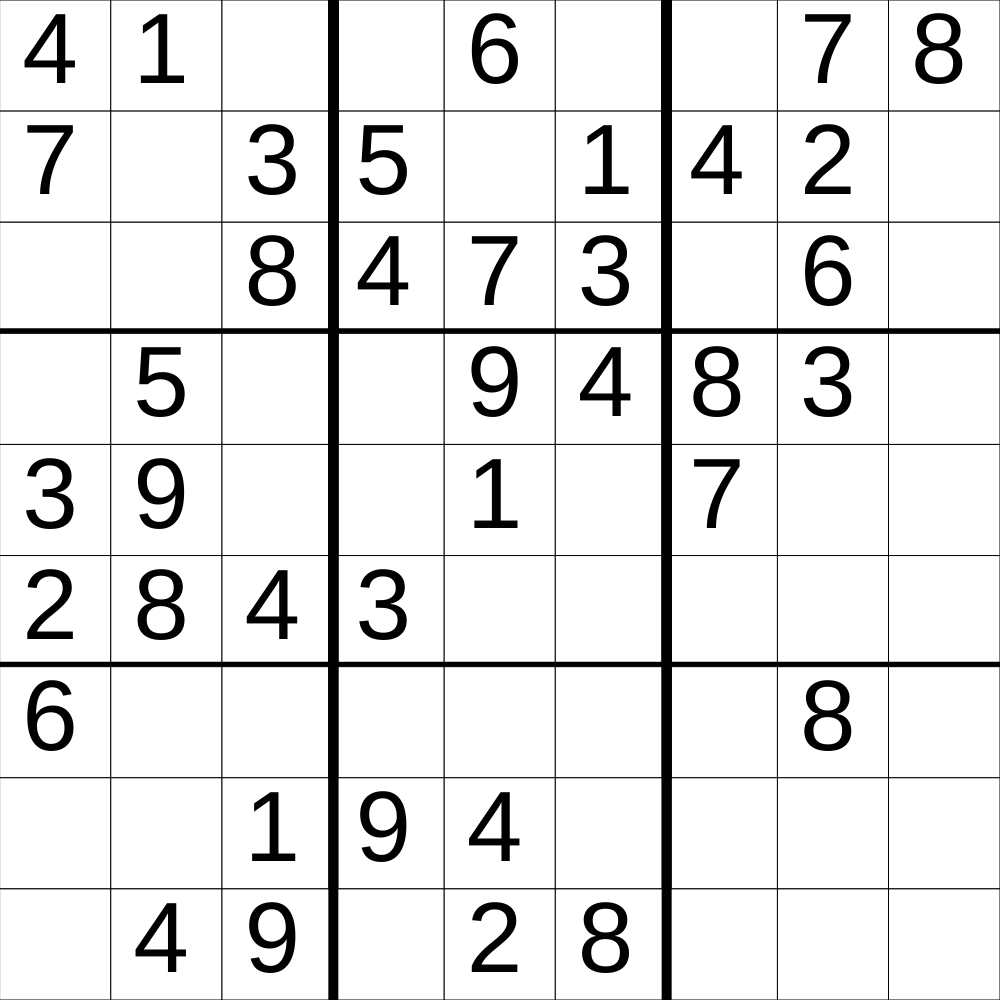
Frame 1 (no input)
Frame 60 (no input): identical to frame 1, image omitted
Frame 120 (the mouse pressed at the canvas centre since frame 60): identical to frame 1, image omitted

The p5.js sketch that drew this single still picture (run headless with seeded random() and noise() and a simulated clock; from frame 60 on, the mouse is pressed at the canvas centre):

// p5.js sketch
// ── sketch.js
// Project Title

let cellSideLength;
let ROWS = 9;
let COLS = 9;
let grid = [[4,1,0,0,6,0,0,7,8],
[7,0,3,5,0,1,4,2,0],
[0,0,8,4,7,3,0,6,0],
[0,5,0,0,9,4,8,3,0],
[3,9,0,0,1,0,7,0,0],
[2,8,4,3,0,0,0,0,0],
[6,0,0,0,0,0,0,8,0],
[0,0,1,9,4,0,0,0,0],
[0,4,9,0,2,8,0,0,0]];
//createGrid(ROWS,COLS);
let canvasSide;
let selectedGrid;
let lastgrid = [-1,-1];
let ischosen = false;
let inputNumber;
let numberSet = [1,2,3,4,5,6,7,8,9,10];
let isKeyInsert = false;
let keyEntered;
let rowNumbers;
let testSet = new Set([1,2,3,4,5]);
let foundRepeat;
let colNumbers;
let verRepeat = false;
let horRepeat = false;
let squareNumber;
let sqrRepeat = false;
let puzzleNumber;


function setup() {
  if (windowWidth > windowHeight){
    createCanvas(windowHeight, windowHeight);
    cellSideLength = windowHeight/9;
    canvasSide = windowHeight;
  }
  if (windowHeight > windowWidth){
    createCanvas(windowWidth, windowWidth);
    cellSideLength = windowWidth/9;
    canvasSide = windowWidth;
    textAlign(CENTER);
  }
  selectedGrid = [-1,-1];
  let grid = [[4,1,0,0,6,0,0,7,8],
[7,0,3,5,0,1,4,2,0],
[0,0,8,4,7,3,0,6,0],
[0,5,0,0,9,4,8,3,0],
[3,9,0,0,1,0,7,0,0],
[2,8,4,3,0,0,0,0,0],
[6,0,0,0,0,0,0,8,0],
[0,0,1,9,4,0,0,0,0],
[0,4,9,0,2,8,0,0,0]];
  puzzleNumber = grid;
}

function draw() {
  background('green');
  drawGrid();
  displayNumber();
  checkVerRepeat();

}

function drawGrid(){

  for (let y=0;y<ROWS;y++){
    if (y%3 === 0 && y !== 0){
      strokeWeight(10);
      line(0,y*cellSideLength,canvasSide,y*cellSideLength);
    }
    for (let x=0;x<COLS;x++){
      let a = selectedGrid[0];
      let b = selectedGrid[1];
      if (ischosen){
        fill("grey");
        strokeWeight(0);
        square(a*cellSideLength,b*cellSideLength,cellSideLength);
      }
      
      if (foundRepeat){
        fill("red");
        strokeWeight(0);
        square(a*cellSideLength,b*cellSideLength,cellSideLength);
      }
      fill("white");
      strokeWeight(1);
      square(x*cellSideLength,y*cellSideLength,cellSideLength);
      if (x%3 === 0 && x!==0){
        strokeWeight(10);
        line(x*cellSideLength,0, x*cellSideLength, canvasSide);
      }
    }
  }
}

function displayNumber(){
  for (let y=0;y<ROWS;y++){
    for (let x=0;x<COLS;x++){
      fill("black");
      textSize(cellSideLength*.9);
      if (grid[y][x] === 0){
        let hghg = "sss";
      }
      else if (grid[y][x] in numberSet){
        text(grid[y][x],x*cellSideLength + cellSideLength*.2,y*cellSideLength +cellSideLength*.05,(x+1)*cellSideLength,(y+1)*cellSideLength);
      }
      else {
        let ksksks = "ssss";
      }
    }
  }
}

function mouseClicked(){
  let x = Math.floor(mouseX/cellSideLength);
  let y = Math.floor(mouseY/cellSideLength);
  
  selectedGrid[0] = x;
  selectedGrid[1] = y;

  if (x === lastgrid[0] && y === lastgrid[1]){
    selectedGrid[2] = 0;
    ischosen = !ischosen;
  }
  else{
    ischosen = true;
    foundRepeat = false;
  }

  lastgrid[0] = x;
  lastgrid[1] = y;
}

function keyTyped(){
  if (ischosen){
    
    let x = selectedGrid[0];
    let y = selectedGrid[1];

    if (puzzleNumber[y][x] === 0){ // tried to make non-changable number, doesnt work

      checkRepeat();

      if (key !== "0"){
        grid[selectedGrid[1]][selectedGrid[0]] = key;
      }

      keyEntered = key;
    }
  }
}

function checkRepeat(){

  checkHorRepeat();
  checkVerRepeat();
  checkSquareRepeat();
  
  if (verRepeat || horRepeat || sqrRepeat){
    foundRepeat = true;
  }
  else{
    foundRepeat = false;
  }
}

function checkHorRepeat(){
  keyEntered = key;
  let y = selectedGrid[1];
  rowNumbers = new Set(grid[y]);

  if (rowNumbers.has(Number(keyEntered))){
    horRepeat = true;
  }
  else{
    horRepeat = false;
  }
}

function checkVerRepeat(){
  let x = selectedGrid[0];
  keyEntered = key;
  colNumbers = new Set();
  for(let y=0;y<9;y++){
    colNumbers.add(grid[y][x]);
  }
  if (colNumbers.has(Number(keyEntered))){
    verRepeat = true;
  }
  else{
    verRepeat = false;
  }
}

function checkSquareRepeat(){
  let x = Math.floor(selectedGrid[0]/ 3);
  let y = Math.floor(selectedGrid[1]/ 3);

  let squareNumber = new Set();
  keyEntered = key;
  for (let i=0;i<3;i++){
    for (let j=0;j<3;j++){
      squareNumber.add(grid[3*y+i][3*x+j]);
    }
  }

  if (squareNumber.has(Number(keyEntered))){
    sqrRepeat = true;
  }
  else{
    sqrRepeat = false;
  }
}

function createGrid(ROWS,COLS){
  let empty = [];
  for (let y=0;y<ROWS;y++){
    empty.push([]);
    for (let x=0;x<COLS;x++){
      empty[y].push(0);
    }
  }
  return empty;
}
